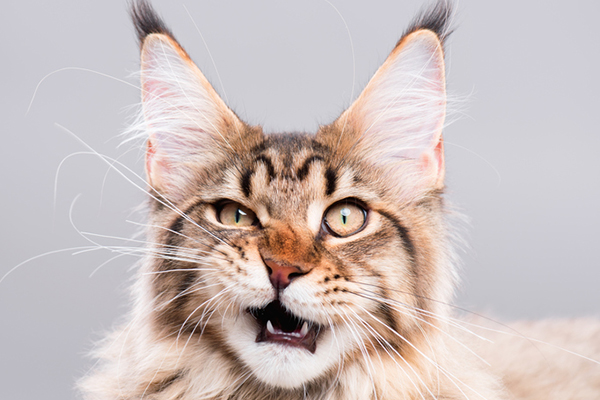
#> input picture Atividade_05/rgb-imagens/gato.jpg, 600 x 400 px, found by its file name; its folder holds only this picture in this run
$ python 'Limiarização_Global_Ótima.py'
#> lines starting #> are read from the running program, lines starting #| are printed output that depends on the picture; after the words box and inside, x2 and y2 are one past the last pixel; in counts of white or black regions, pixels touching at a corner belong together
from PIL import Image, ImageOps
import numpy as np

nome_imagem = input('Digite o nome da imagem que deseja fazer a Limiarização Global Ótima: ')
#> the answer given: rgb-imagens/gato.jpg
nome_formatado = nome_imagem.split('.')[0]

imagemRgb = Image.open(f'rgb-imagens/{nome_imagem}')
#> imagemRgb is the input picture: PIL image 600x400 RGB; mean R, G, B 203.2, 190.5, 188.6
imagemRgb = ImageOps.exif_transpose(imagemRgb)
imagem = ImageOps.grayscale(imagemRgb)
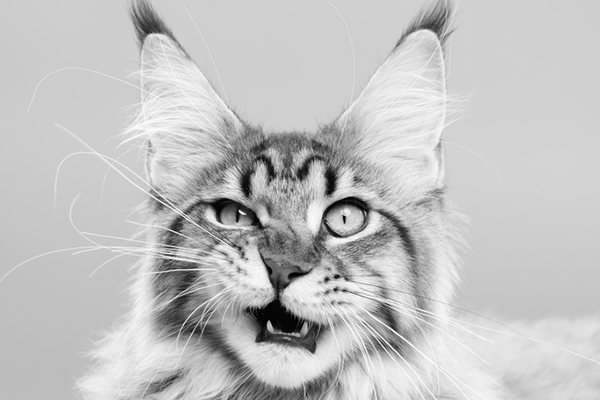
#> imagem: PIL image 600x400 L; min 0, max 255, mean 194

arrayImagem = np.asarray(imagem)

# Histograma
histograma = np.zeros((256))

for linha_imagem in arrayImagem:
    for pixel in linha_imagem:
        histograma[pixel] += 1
#> after the loop, histograma = 256 values, max 16431 at index 207, min 16 at index 0, mean 937.5

#Histograma Normalizado
histograma_normalizado = np.zeros((256))

for valor in range(len(histograma)):
    histograma_normalizado[valor] = (histograma[valor] / (imagem.width * imagem.height))
#> after the loop, histograma_normalizado = 256 values, max 0.0685 at index 207, min 6.67e-05 at index 0, mean 0.00391

variancia = np.zeros((256))
#variancia = []

maxVariancia = 1
intencidade_media_geral = 0

for(i) in range(256):
    intencidade_media_geral += i * histograma_normalizado[i]
#> this loop made 256 passes
#> intencidade_media_geral on passes 1 to 3: 0, 0.000133, 0.000292
#> after the loop, intencidade_media_geral = 194

for(limiar_geral) in range(1, 256):
    probabilidade_pixel_classe1 = 0
    numerador_classe1 = 0
    for i in range(limiar_geral):
        probabilidade_pixel_classe1 += histograma_normalizado[i]

        numerador_classe1 += i * histograma_normalizado[i]

    probabilidade_pixel_classe2 = 1 - probabilidade_pixel_classe1

    numerador_classe2 = 0
    for(i) in range(limiar_geral + 1, 256):
        numerador_classe2 += i * histograma_normalizado[i]

    if(probabilidade_pixel_classe1 != 0):
        intencidade_media_classe1 = (1 / probabilidade_pixel_classe1) * numerador_classe1
    else:
        intencidade_media_classe1 = numerador_classe1

    if(probabilidade_pixel_classe2 != 0):
        intencidade_media_classe2 = (1 / probabilidade_pixel_classe2) * numerador_classe2
    else:
        intencidade_media_classe2 = numerador_classe2

    variancia[limiar_geral] = (probabilidade_pixel_classe1 * (intencidade_media_classe1 - intencidade_media_geral) ** 2 + probabilidade_pixel_classe2 * (intencidade_media_classe2 - intencidade_media_geral) ** 2)
    #variancia.append(probabilidade_pixel_classe1 * (intencidade_media_classe1 - intencidade_media_geral) ** 2 + probabilidade_pixel_classe2 * (intencidade_media_classe2 - intencidade_media_geral) ** 2)
    if(maxVariancia < variancia[limiar_geral]):
        maxVariancia = variancia[limiar_geral]
        threshold = limiar_geral
#> after the loop, maxVariancia = 1156.5; threshold = 153; variancia = 256 values, max 1156.5 at index 153, min 0 at index 0, mean 606

#maxVariance = max(variancia)
#threshold = variancia.index(maxVariance)

arrayOtimo = np.zeros((imagem.height, imagem.width), dtype=np.uint8)
contador = 0
for i in range(imagem.height):
    for j in range(imagem.width):
        if arrayImagem[i, j] <= threshold:
            arrayOtimo[i, j] = 0
            contador += 1
        else:
            arrayOtimo[i, j] = 255
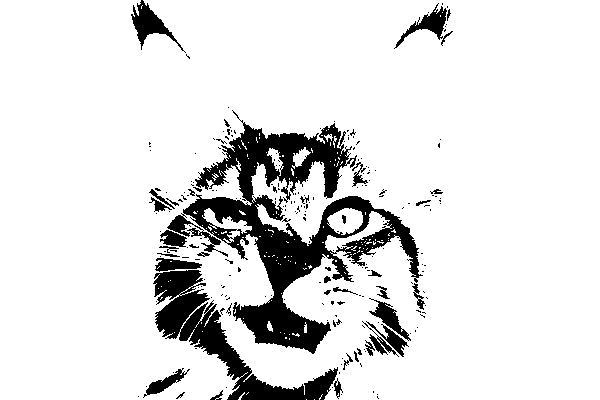
#> arrayOtimo: shape (400, 600); 88% white; 229 black regions (191 under 20 px), largest, box (x1, y1, x2, y2) and area: (167, 110, 423, 354) 17091, (153, 270, 338, 400) 6067, (131, 0, 186, 53) 867
#> after the loop, contador = 28867

imagem_limiarizacao_global_otima = Image.fromarray(arrayOtimo, mode='L')
imagem_limiarizacao_global_otima.save(f'imagem_limiarizacao_global_otima/{nome_formatado}.jpg', format='JPEG')
imagem_limiarizacao_global_otima.show()
print(f"Limiarização Global Ótima realiado na imagem:",nome_imagem)
